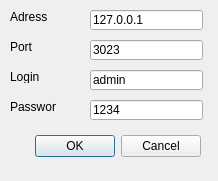
<?xml version="1.0" encoding="UTF-8"?>
<ui version="4.0">
 <class>LoginDialog</class>
 <widget class="QDialog" name="LoginDialog">
  <property name="geometry">
   <rect>
    <x>0</x>
    <y>0</y>
    <width>218</width>
    <height>181</height>
   </rect>
  </property>
  <property name="minimumSize">
   <size>
    <width>218</width>
    <height>181</height>
   </size>
  </property>
  <property name="maximumSize">
   <size>
    <width>218</width>
    <height>181</height>
   </size>
  </property>
  <property name="windowTitle">
   <string>Dialog</string>
  </property>
  <widget class="QDialogButtonBox" name="buttonBox">
   <property name="geometry">
    <rect>
     <x>30</x>
     <y>130</y>
     <width>171</width>
     <height>32</height>
    </rect>
   </property>
   <property name="orientation">
    <enum>Qt::Horizontal</enum>
   </property>
   <property name="standardButtons">
    <set>QDialogButtonBox::Cancel|QDialogButtonBox::Ok</set>
   </property>
   <property name="centerButtons">
    <bool>false</bool>
   </property>
  </widget>
  <widget class="QLabel" name="adressL">
   <property name="geometry">
    <rect>
     <x>10</x>
     <y>10</y>
     <width>46</width>
     <height>13</height>
    </rect>
   </property>
   <property name="text">
    <string>Adress</string>
   </property>
  </widget>
  <widget class="QLineEdit" name="portLE">
   <property name="geometry">
    <rect>
     <x>90</x>
     <y>40</y>
     <width>113</width>
     <height>20</height>
    </rect>
   </property>
   <property name="text">
    <string>3023</string>
   </property>
  </widget>
  <widget class="QLabel" name="loginL">
   <property name="geometry">
    <rect>
     <x>10</x>
     <y>70</y>
     <width>46</width>
     <height>13</height>
    </rect>
   </property>
   <property name="text">
    <string>Login</string>
   </property>
  </widget>
  <widget class="QLabel" name="passwordL">
   <property name="geometry">
    <rect>
     <x>10</x>
     <y>100</y>
     <width>46</width>
     <height>13</height>
    </rect>
   </property>
   <property name="text">
    <string>Password</string>
   </property>
  </widget>
  <widget class="QLineEdit" name="adressLE">
   <property name="geometry">
    <rect>
     <x>90</x>
     <y>10</y>
     <width>113</width>
     <height>20</height>
    </rect>
   </property>
   <property name="text">
    <string>127.0.0.1</string>
   </property>
  </widget>
  <widget class="QLabel" name="portL">
   <property name="geometry">
    <rect>
     <x>10</x>
     <y>40</y>
     <width>46</width>
     <height>13</height>
    </rect>
   </property>
   <property name="text">
    <string>Port</string>
   </property>
  </widget>
  <widget class="QLineEdit" name="loginLE">
   <property name="geometry">
    <rect>
     <x>90</x>
     <y>70</y>
     <width>113</width>
     <height>20</height>
    </rect>
   </property>
   <property name="text">
    <string>admin</string>
   </property>
  </widget>
  <widget class="QLineEdit" name="passwordLE">
   <property name="geometry">
    <rect>
     <x>90</x>
     <y>100</y>
     <width>113</width>
     <height>20</height>
    </rect>
   </property>
   <property name="text">
    <string>1234</string>
   </property>
  </widget>
  <widget class="QLabel" name="statusL">
   <property name="geometry">
    <rect>
     <x>0</x>
     <y>160</y>
     <width>211</width>
     <height>16</height>
    </rect>
   </property>
   <property name="text">
    <string/>
   </property>
  </widget>
 </widget>
 <resources/>
 <connections>
  <connection>
   <sender>buttonBox</sender>
   <signal>accepted()</signal>
   <receiver>LoginDialog</receiver>
   <slot>accept()</slot>
   <hints>
    <hint type="sourcelabel">
     <x>248</x>
     <y>254</y>
    </hint>
    <hint type="destinationlabel">
     <x>157</x>
     <y>274</y>
    </hint>
   </hints>
  </connection>
  <connection>
   <sender>buttonBox</sender>
   <signal>rejected()</signal>
   <receiver>LoginDialog</receiver>
   <slot>reject()</slot>
   <hints>
    <hint type="sourcelabel">
     <x>316</x>
     <y>260</y>
    </hint>
    <hint type="destinationlabel">
     <x>286</x>
     <y>274</y>
    </hint>
   </hints>
  </connection>
 </connections>
</ui>
